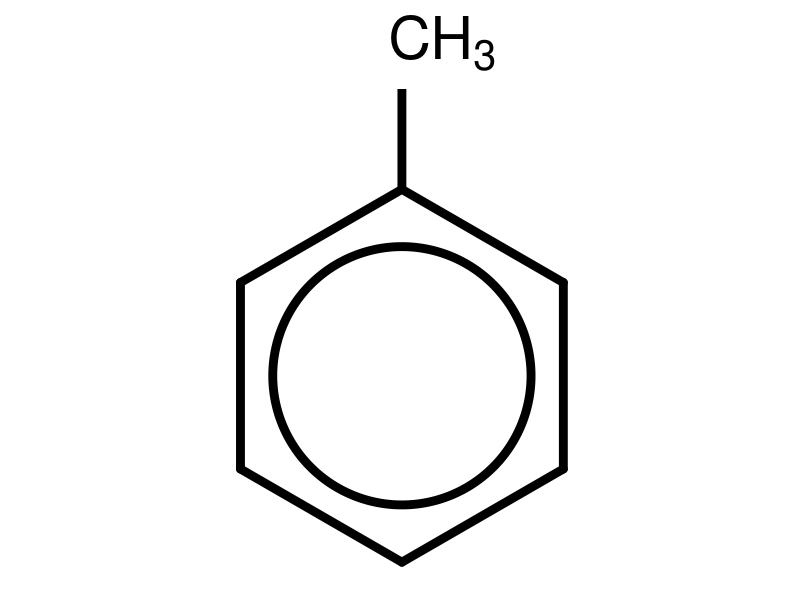
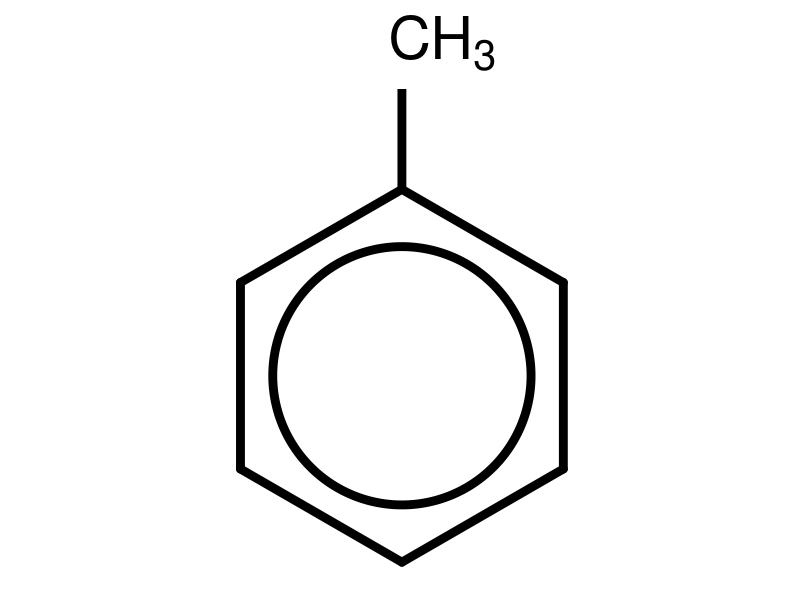

Write R code to recreate these figures, in order.
## Drawing the benzene ring symbol
library(tidyverse)
library(ggforce)

unit_length <- 0.3
height_for_base <- sqrt(3) / 2.0
height <- unit_length
width <- height * height_for_base
half_height <- height / 2.0

df_benzene_hexagon <- tibble::tibble(
  x = c(0, -width, -width, 0, width, width),
  y = c(height, half_height, -half_height, -height, -half_height, half_height)
)

x_to_set <- c(tail(df_benzene_hexagon$x, -1), head(df_benzene_hexagon$x, 1))
y_to_set <- c(tail(df_benzene_hexagon$y, -1), head(df_benzene_hexagon$y, 1))
df_benzene_hexagon$x_to <- x_to_set
df_benzene_hexagon$y_to <- y_to_set

df_benzene_ring <- tibble::tibble(x0 = 0.0, y0 = 0.0, r = width * 0.8)
df_methyl_group <- tibble::tibble(x = 0, y = height, x_to = 0, y_to = height * 25 / 14, x_pos = 0.065)
df_methyl_group$name <- as.character(expression("CH"[3]))

df_rect <- tibble::tibble(
  xmin = min(df_benzene_hexagon$x),
  xmax = max(df_benzene_hexagon$x),
  ymin = min(df_benzene_hexagon$y),
  ymax = max(df_benzene_hexagon$y) + 0.25
)

g <- ggplot()
g <- g + geom_rect(aes(xmin = xmin, xmax = xmax, ymin = ymin, ymax = ymax), fill = "white", data = df_rect)
g <- g + geom_link(aes(x = x, y = y, xend = x_to, yend = y_to),
  color = "black", size = 3, lineend = "round", data = df_benzene_hexagon
)
g <- g + geom_segment(aes(x = x, y = y, xend = x_to, yend = y_to),
  color = "black", size = 3, data = df_methyl_group
)
g <- g + geom_circle(aes(x0 = x0, y0 = y0, r = r),
  color = "black", size = 3, data = df_benzene_ring
)
g <- g + geom_label(aes(x = x_pos, y = y_to, label = name),
  label.size = NA, fill = "white", cex = 15, data = df_methyl_group, parse = T
)
g <- g + coord_fixed()
g <- g + theme_light()
g <- g + theme(
  panel.border = element_blank(), axis.ticks = element_blank(),
  panel.grid.major = element_blank(), panel.grid.minor = element_blank(),
  axis.text = element_blank(), axis.title = element_blank()
)
plot(g)
ggsave(filename = "toluene.png", plot = g, dpi = 96)
